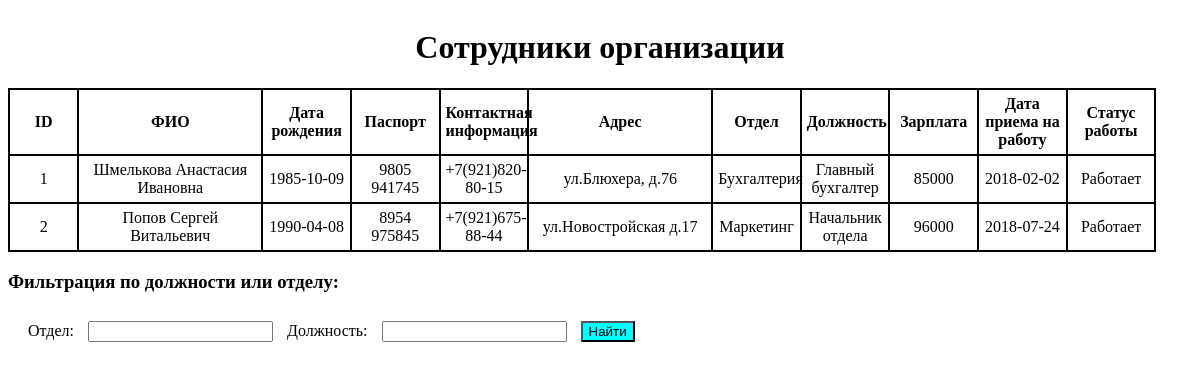
The page / on the database its author committed.
### tables this page shows
CREATE TABLE `sotr` (
  `ID` int(11) NOT NULL,
  `FIO` varchar(75) NOT NULL,
  `DataRozhdenia` date NOT NULL,
  `Pasport` varchar(15) NOT NULL,
  `KontaktnayaInfa` varchar(75) NOT NULL,
  `Adres` varchar(75) NOT NULL,
  `Otdel` varchar(75) NOT NULL,
  `Dolzhnost` varchar(75) NOT NULL,
  `Zarplata` int(11) NOT NULL,
  `DataPrinatia` date NOT NULL,
  `Status` varchar(10) NOT NULL
);

### index.php (the view, shortened to what this page needs)
<!DOCTYPE html>
<html lang="en">
<head>
    <link href="style.css" rel="stylesheet" type="text/css">
</head>
<body>
<?php
require_once 'config.php';
$FOtdel = isset($_GET['FOtdel']) ?$_GET['FOtdel'] : '';
$FDolzhnost = isset($_GET['FDolzhnost']) ? $_GET['FDolzhnost'] : '';
$query = "SELECT * FROM sotr WHERE 1=1";
$result = mysqli_query($conn, $query);
$list = array();
while ($row = mysqli_fetch_assoc($result)) {
$list[] = $row;
}
?>
<h1>Сотрудники организации</h1>
<table>
<thead>
    <th style=width:5%>ID</th>
    <th style=width:15%;>ФИО</th>
    <th>Дата рождения</th>
    <th>Паспорт</th>
    <th>Контактная информация</th>
    <th style=width:15%;>Адрес</th>
    <th>Отдел</th>
    <th>Должность</th>
    <th>Зарплата</th>
    <th>Дата приема на работу</th>
    <th>Статус работы</th>
</thead>
<tbody>
    <?php foreach($list as $item): ?>
        <tr>
            <td> <?php echo htmlspecialchars($item['ID']);?></td>
            <td> <?php echo htmlspecialchars($item['FIO']);?></td>
            <td> <?php echo htmlspecialchars($item['DataRozhdenia']);?></td>
            <td> <?php echo htmlspecialchars($item['Pasport']);?></td>
            <td> <?php echo htmlspecialchars($item['KontaktnayaInfa']);?></td>
            <td> <?php echo htmlspecialchars($item['Adres']);?></td>
            <td> <?php echo htmlspecialchars($item['Otdel']);?></td>
            <td> <?php echo htmlspecialchars($item['Dolzhnost']);?></td>
            <td> <?php echo htmlspecialchars($item['Zarplata']);?></td>
            <td> <?php echo htmlspecialchars($item['DataPrinatia']);?></td>
            <td> <?php echo htmlspecialchars($item['Status']);?></td>
        </tr>
    <?php endforeach; ?>
</tbody>
</table>
<h3> Фильтрация по должности или отделу: </h3>
<form class = "filtr" method="GET" action="">
<label   class = "filtr" for="Otdel">Отдел:</label>
<input type="text" id="Otdel" name="FOtdel" value="<?php echo htmlspecialchars($FOtdel); ?>">
<label  class = "filtr" for="Dolzhnost">Должность:</label>
<input type="text" id="Dolzhnost" name="FDolzhnost" value="<?php echo htmlspecialchars($FDolzhnost); ?>">
<button type="submit">Найти</button>
</form>
</body>
</html>

### style.css (style rules this page uses)
h1 { text-align: center; }
body { font-size: 16px; align-content: center; }
table { table-layout: fixed; width: 97%; border-collapse: collapse; border: 2px solid rgb(0, 0, 0); }
th, td { padding: 5px; border: 2px solid rgb(0, 0, 0); text-align: center; }
.filtr { margin: 10px; font-size: 16px; align-content: center; }
button { margin: 10px; background-color:aqua; }

### rows shown on the page
sotr: ID "1", FIO "Шмелькова Анастасия Ивановна", DataRozhdenia "1985-10-09", Pasport "9805 941745", KontaktnayaInfa "+7(921)820-80-15", Adres "ул.Блюхера, д.76", Otdel "Бухгалтерия", Dolzhnost "Главный бухгалтер", Zarplata "85000", DataPrinatia "2018-02-02", Status "Работает"
sotr: ID "2", FIO "Попов Сергей Витальевич", DataRozhdenia "1990-04-08", Pasport "8954 975845", KontaktnayaInfa "+7(921)675-88-44", Adres "ул.Новостройская д.17", Otdel "Маркетинг", Dolzhnost "Начальник отдела", Zarplata "96000", DataPrinatia "2018-07-24", Status "Работает"
